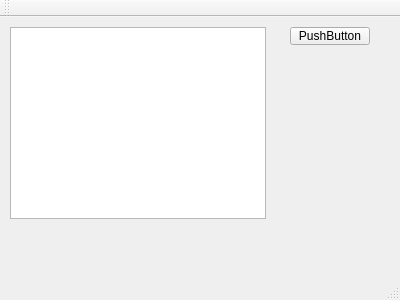
<?xml version="1.0" encoding="UTF-8"?>
<ui version="4.0">
 <class>MainWindow</class>
 <widget class="QMainWindow" name="MainWindow">
  <property name="geometry">
   <rect>
    <x>0</x>
    <y>0</y>
    <width>400</width>
    <height>300</height>
   </rect>
  </property>
  <property name="windowTitle">
   <string>MainWindow</string>
  </property>
  <widget class="QWidget" name="centralWidget">
   <widget class="QGraphicsView" name="graphicsView">
    <property name="geometry">
     <rect>
      <x>10</x>
      <y>10</y>
      <width>256</width>
      <height>192</height>
     </rect>
    </property>
   </widget>
   <widget class="QPushButton" name="pushButton">
    <property name="geometry">
     <rect>
      <x>290</x>
      <y>10</y>
      <width>80</width>
      <height>18</height>
     </rect>
    </property>
    <property name="text">
     <string>PushButton</string>
    </property>
   </widget>
  </widget>
  <widget class="QMenuBar" name="menuBar">
   <property name="geometry">
    <rect>
     <x>0</x>
     <y>0</y>
     <width>400</width>
     <height>19</height>
    </rect>
   </property>
  </widget>
  <widget class="QToolBar" name="mainToolBar">
   <attribute name="toolBarArea">
    <enum>TopToolBarArea</enum>
   </attribute>
   <attribute name="toolBarBreak">
    <bool>false</bool>
   </attribute>
  </widget>
  <widget class="QStatusBar" name="statusBar"/>
 </widget>
 <layoutdefault spacing="6" margin="11"/>
 <resources/>
 <connections/>
</ui>
